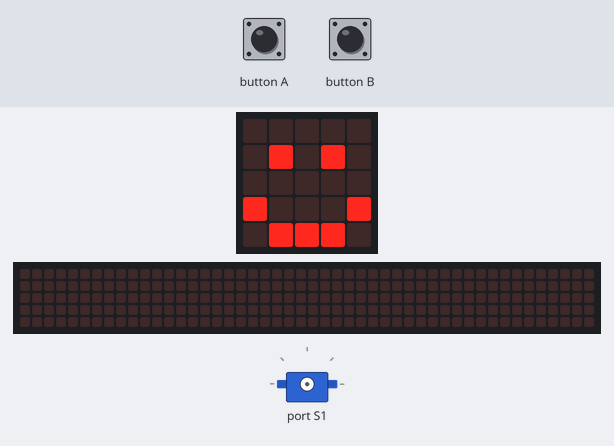
This program was run on a simulated BBC micro:bit (MakeCode). On the bench: the board's 5×5 LED display, servo, a strip that is not on the board, showing the scrolling text unrolled. The test bench sets the inputs (shaded band). The 48×5 strip is a reading aid, not a part: it shows the text the display is scrolling, unrolled, one strip-width of it at a time.

Above: at 1.8 s.
1.9 s: button B pressed for 0.15 s
At 2.2 s:
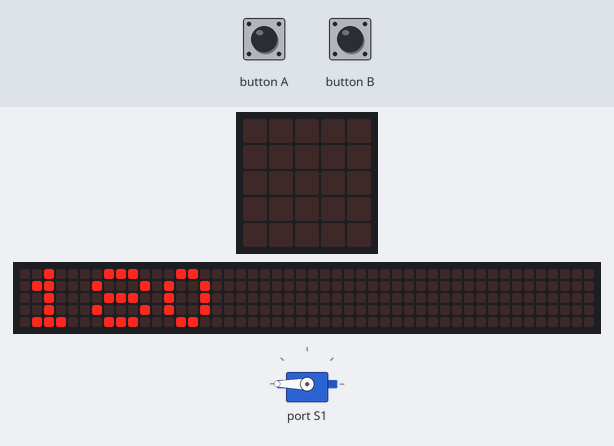
2.6 s: button A pressed for 0.15 s
At 3.17 s:
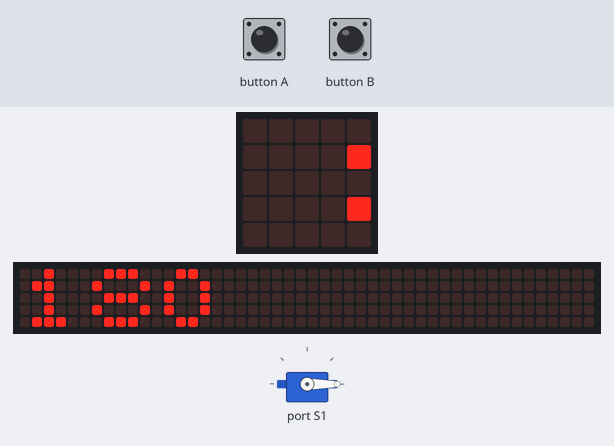
3.3 s: button B pressed for 0.15 s
At 12.0 s:
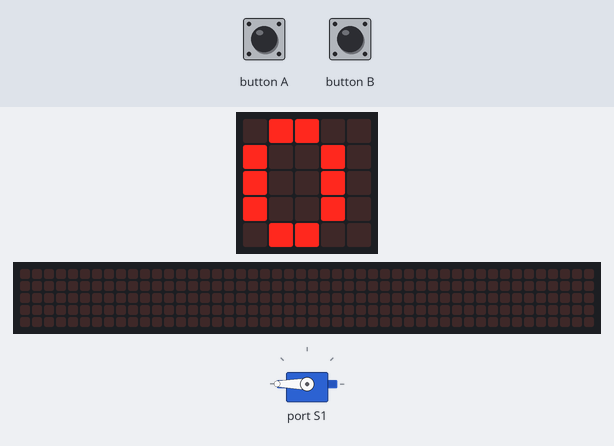
Timing chart, 0 to 12.4 s (numbered marks = the images above; inputs shaded):
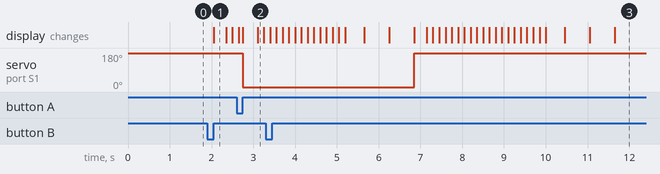

The program:

main.ts
```typescript
// (licence header left out)
// variables
const servoNumber1 = robotbit.Servos.S1

// setup
basic.showIcon(IconNames.Happy)

//set Servo to 0 degrees
input.onButtonPressed(Button.A, function () {
  robotbit.Servo(servoNumber1, 0)
  basic.clearScreen()
  basic.showNumber(0)
  basic.showIcon(IconNames.SmallSquare)
  basic.clearScreen()
  basic.showIcon(IconNames.Happy)
})

//set Servo to 0 degrees
input.onButtonPressed(Button.B, function () {
  robotbit.Servo(servoNumber1, 180)
  basic.clearScreen()
  basic.showNumber(180)
  basic.showIcon(IconNames.SmallSquare)
  basic.clearScreen()
  basic.showIcon(IconNames.Happy)
})
```

Measured:
- after the input at 1.9 s, the display: changes after 0.15 s (image 1)
- after the input at 2.6 s, servo on port S1: 180° → 0° after 0.15 s; the display: first differs from a run without the input after 0.15 s (image 2 shows a later state)
- after the input at 3.3 s, servo on port S1: 0° → 180° after 3.6 s
